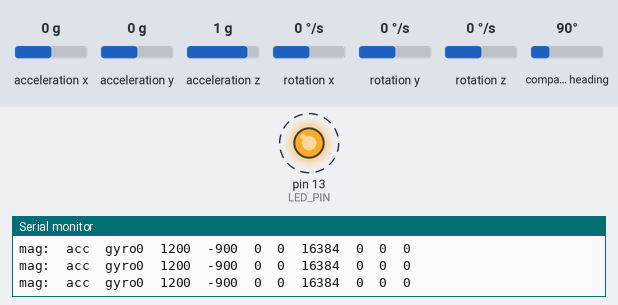
Bench run of a sketch on a simulated Arduino Uno, built with avr-gcc and run on an emulated ATmega328P. Parts: output pins drawn as LEDs (lit = HIGH), the last lines printed to the serial monitor. Dashed ring = blinking. The test bench sets the inputs (shaded band); at power-on: acceleration z 1 g, acceleration x 0 g, rotation z 0 °/s, acceleration y 0 g, rotation x 0 °/s, rotation y 0 °/s, compass heading 90°.

Above: at 1.2 s.
1.3 s: acceleration z set to 0 g
At 1.9 s:
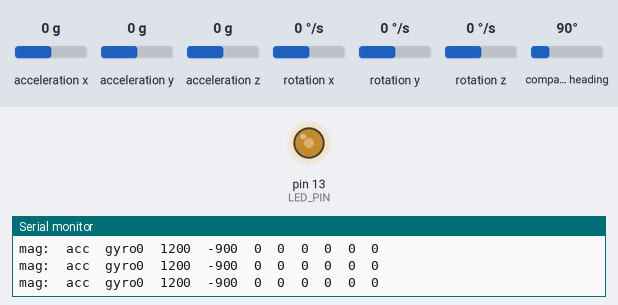
2.8 s: acceleration x set to 0.8 g
5.8 s: rotation z set to -192 °/s
8.8 s: acceleration y set to -0.5 g
11.8 s: acceleration y set to -0.8 g
At 12.73 s:
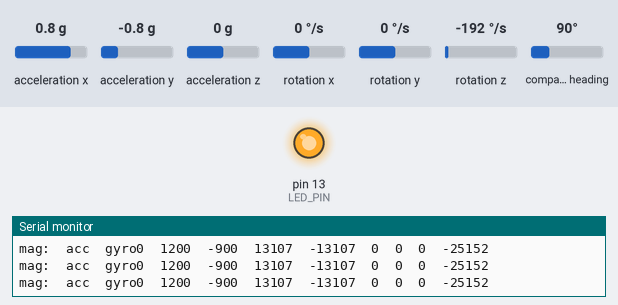
Timing chart, 0 to 15.8 s (numbered marks = the images above; inputs shaded):
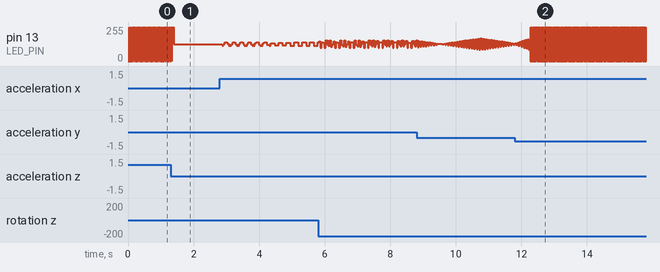

The sketch:

redboatIMU.ino
```cpp
// I2C device class (I2Cdev) demonstration Arduino sketch for HMC5883L class
// 10/7/2011 by Jeff Rowberg <jeff@rowberg.net>
// Updates should (hopefully) always be available at https://github.com/jrowberg/i2cdevlib
//
// Changelog:
//     2013-05-04 - Added Heading Calculation in degrees
//     2011-10-07 - initial release

/* ============================================
I2Cdev device library code is placed under the MIT license
Copyright (c) 2011 Jeff Rowberg

Permission is hereby granted, free of charge, to any person obtaining a copy
of this software and associated documentation files (the "Software"), to deal
in the Software without restriction, including without limitation the rights
to use, copy, modify, merge, publish, distribute, sublicense, and/or sell
copies of the Software, and to permit persons to whom the Software is
furnished to do so, subject to the following conditions:

The above copyright notice and this permission notice shall be included in
all copies or substantial portions of the Software.

THE SOFTWARE IS PROVIDED "AS IS", WITHOUT WARRANTY OF ANY KIND, EXPRESS OR
IMPLIED, INCLUDING BUT NOT LIMITED TO THE WARRANTIES OF MERCHANTABILITY,
FITNESS FOR A PARTICULAR PURPOSE AND NONINFRINGEMENT. IN NO EVENT SHALL THE
AUTHORS OR COPYRIGHT HOLDERS BE LIABLE FOR ANY CLAIM, DAMAGES OR OTHER
LIABILITY, WHETHER IN AN ACTION OF CONTRACT, TORT OR OTHERWISE, ARISING FROM,
OUT OF OR IN CONNECTION WITH THE SOFTWARE OR THE USE OR OTHER DEALINGS IN
THE SOFTWARE.
===============================================
*/

// Arduino Wire library is required if I2Cdev I2CDEV_ARDUINO_WIRE implementation
// is used in I2Cdev.h
#include "Wire.h"

// I2Cdev and HMC5883L must be installed as libraries, or else the .cpp/.h files
// for both classes must be in the include path of your project
#include "I2Cdev.h"
#include "HMC5883L.h"
#include "MPU6050.h"


// class default I2C address is 0x68
// specific I2C addresses may be passed as a parameter here
// AD0 low = 0x68 (default for InvenSense evaluation board)
// AD0 high = 0x69
MPU6050 accelgyro;
//MPU6050 accelgyro(0x69); // <-- use for AD0 high

int16_t ax, ay, az;
int16_t gx, gy, gz;


// class default I2C address is 0x1E
// specific I2C addresses may be passed as a parameter here
// this device only supports one I2C address (0x1E)
HMC5883L mag;

int16_t mx, my, mz;


#define LED_PIN 13
#define WP_PIN

bool blinkState = false;

void setup() {
  // join I2C bus (I2Cdev library doesn't do this automatically)
  Wire.begin();

  // initialize serial communication
  // (38400 chosen because it works as well at 8MHz as it does at 16MHz, but
  // it's really up to you depending on your project)
  Serial.begin(38400);

  // initialize device
  Serial.println("Initializing I2C devices...");
  accelgyro.initialize();
  //ToDo Initialize bypass
  Serial.println("Testing MPU6050 connection...");
  Serial.println(accelgyro.testConnection() ? "MPU6050 connection successful" : "MPU6050 connection failed");


  mag.initialize();
  Serial.println("Testing MPU5883L connection...");
  Serial.println(mag.testConnection() ? "HMC5883L connection successful" : "HMC5883L connection failed");

  // configure Arduino LED for
  pinMode(LED_PIN, OUTPUT);
}

void loop() {
  //ToDo wrap up in interrupt routine
  mag.getHeading(&mx, &my, &mz);
  accelgyro.getMotion6(&ax, &ay, &az, &gx, &gy, &gz);


  // display tab-separated gyro x/y/z values
  Serial.print("mag:\tacc\tgyro");
  Serial.print(mx); Serial.print("\t");
  Serial.print(my); Serial.print("\t");
  Serial.print(mz); Serial.print("\t");
  Serial.print(ax); Serial.print("\t");
  Serial.print(ay); Serial.print("\t");
  Serial.print(az); Serial.print("\t");
  Serial.print(gx); Serial.print("\t");
  Serial.print(gy); Serial.print("\t");
  Serial.println(gz);


  // blink LED to indicate activity
  blinkState = !blinkState;
  digitalWrite(LED_PIN, blinkState);
}
```

Measured:
- the behaviour switches between -0.6 and -0.7 g on acceleration y (found by bisection; images 1 and 2)
